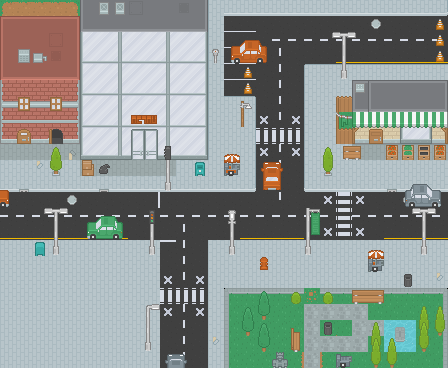

Tiled map render using the project's own tile images. Description and the map definition, with tile-layer contents summarised, below:
An orthogonal 28x23 tile map with 16x16 px tiles, 4 tile layers (Tile Layer 1, Tile Layer 2, Tile Layer 4, Tile Layer 3) and 65 objects.

<map version="1.10" tiledversion="1.11.0" orientation="orthogonal" renderorder="right-down" width="28" height="23" tilewidth="16" tileheight="16" infinite="0" nextlayerid="7" nextobjectid="85">
 <editorsettings>
  <export target="map.json" format="json" />
 </editorsettings>
 <tileset firstgid="1" name="tiles" tilewidth="16" tileheight="16" spacing="1" tilecount="1036" columns="37">
  <image source="tiles.png" width="628" height="475" />
 </tileset>
 <objectgroup id="6" name="collision">
  <object id="10" x="0" y="130" width="80" height="15" />
  <object id="15" x="80.5179" y="123.886" width="125.926" height="35.7149" />
  <object id="16" x="202.754" y="31.778" width="3.69217" height="91.9976" />
  <object id="17" x="203" y="0" width="5" height="31.4099" />
  <object id="18" x="0.114968" y="190.386" width="9.65728" height="17.0152" />
  <object id="21" x="87.7899" y="222.968" width="33.8705" height="16.0999" />
  <object id="22" x="96.4474" y="220.386" width="20.2008" height="1.67074" />
  <object id="23" x="101.308" y="216.893" width="13.6697" height="2.58206" />
  <object id="24" x="263.316" y="162.316" width="17.3036" height="27.6482" />
  <object id="25" x="355.185" y="135.487" width="92.494" height="7.88861" />
  <object id="26" x="336.055" y="135.29" width="18.9327" height="7.88861" />
  <object id="27" x="335.858" y="96.8327" width="4.14152" height="38.6542" />
  <object id="28" x="336.055" y="97.0299" width="15.7772" height="2.36658" />
  <object id="29" x="352.227" y="80" width="2.76101" height="19.1299" />
  <object id="30" x="355.185" y="80" width="92.494" height="1.77494" />
  <object id="31" x="208" y="-6.70897" width="239.488" height="6.68729" />
  <object id="32" x="447.662" y="-6.6157" width="3.06282" height="71.18" />
  <object id="33" x="447.674" y="64.6193" width="3.07207" height="15.3603" />
  <object id="34" x="435.916" y="19.2799" width="8.15687" height="42.7971" />
  <object id="35" x="243.878" y="67.3787" width="8.23723" height="26.5628" />
  <object id="36" x="343.073" y="144.176" width="17.8582" height="15.8102" />
  <object id="37" x="386.075" y="145.544" width="58.689" height="13.9062" />
  <object id="38" x="-2.34106" y="207.184" width="2.42467" height="32.8584" />
  <object id="39" x="148.543" y="243.898" width="6.82355" height="11.3726" />
  <object id="40" x="144.694" y="341.003" width="6.47362" height="10.8477" />
  <object id="41" x="167.264" y="354.125" width="17.4963" height="13.4721" />
  <object id="42" x="229.201" y="246.348" width="5.59881" height="8.22325" />
  <object id="43" x="260.17" y="257.195" width="7.69836" height="12.5973" />
  <object id="44" x="304.785" y="245.648" width="6.1237" height="9.44799" />
  <object id="45" x="403.814" y="274.342" width="8.04829" height="12.5973" />
  <object id="46" x="421.136" y="245.998" width="5.77377" height="8.9231" />
  <object id="47" x="259.82" y="311.084" width="8.22325" height="9.62296" />
  <object id="48" x="243.723" y="327.355" width="7.87333" height="9.97288" />
  <object id="49" x="260.17" y="343.802" width="7.5234" height="9.62296" />
  <object id="50" x="272.417" y="353.075" width="15.2218" height="14.5219" />
  <object id="51" x="291.138" y="328.405" width="8.74814" height="23.9699" />
  <object id="52" x="323.856" y="322.456" width="8.39822" height="12.4224" />
  <object id="53" x="291.663" y="292.013" width="9.27303" height="12.2474" />
  <object id="54" x="323.331" y="291.663" width="9.62296" height="11.8975" />
  <object id="55" x="383.868" y="320.357" width="31.8432" height="31.3183" />
  <object id="56" x="421.136" y="346.076" width="6.29866" height="6.99851" />
  <object id="57" x="436.882" y="329.98" width="6.29866" height="6.99851" />
  <object id="58" x="372.496" y="361.298" width="6.29866" height="6.29866" />
  <object id="59" x="388.417" y="360.248" width="6.64859" height="7.69836" />
  <object id="60" x="335.754" y="354.3" width="15.7467" height="13.1222" />
  <object id="64" x="224.301" y="288.141" width="79.2861" height="5.49168" />
  <object id="65" x="320.062" y="287.798" width="31.9204" height="5.49168" />
  <object id="66" x="351.639" y="290.372" width="32.4352" height="13.5576" />
  <object id="67" x="352.154" y="288.313" width="31.5771" height="1.88776" />
  <object id="68" x="383.731" y="288.141" width="64.0124" height="5.32006" />
  <object id="69" x="442.766" y="293.633" width="4.97683" height="75.6822" />
  <object id="70" x="224.129" y="293.976" width="4.46199" height="74.8241" />
  <object id="71" x="184.829" y="365.711" width="39.9863" height="4.11876" />
  <object id="72" x="231.188" y="46.3286" width="35.8477" height="17.3163" />
  <object id="73" x="239.846" y="40.4047" width="22.6327" height="5.77209" />
  <object id="74" x="340.975" y="70.1152" width="5.81869" height="8.72803" />
  <object id="75" x="240.603" y="120.738" width="3.49121" height="6.69149" />
  <object id="76" x="195.508" y="166.124" width="8.72803" height="9.60084" />
  <object id="77" x="224.601" y="164.087" width="15.4195" height="11.3464" />
  <object id="78" x="-7.0962" y="145.263" width="9.39202" height="45.7078" />
  <object id="79" x="52.5912" y="246.042" width="6.60694" height="9.51399" />
  <object id="80" x="445.607" y="142.758" width="3.46653" height="147.17" />
  <object id="81" x="368.285" y="258.805" width="15.7184" height="12.9768" />
  <object id="82" x="223.966" y="365.212" width="223.312" height="4.90436" />
  <object id="83" x="362.923" y="399.215" />
 </objectgroup>
 <layer id="1" name="Tile Layer 1" width="28" height="23">
  <data>[644 cells, 576 non-empty, 95 distinct tile ids]</data>
 </layer>
 <layer id="2" name="Tile Layer 2" width="28" height="23">
  <data>[644 cells, 201 non-empty, 100 distinct tile ids]</data>
 </layer>
 <layer id="4" name="Tile Layer 4" width="28" height="23">
  <data>[644 cells, 0 non-empty, 0 distinct tile ids]</data>
 </layer>
 <layer id="3" name="Tile Layer 3" width="28" height="23">
  <data>[644 cells, 7 non-empty, 3 distinct tile ids]</data>
 </layer>
</map>
